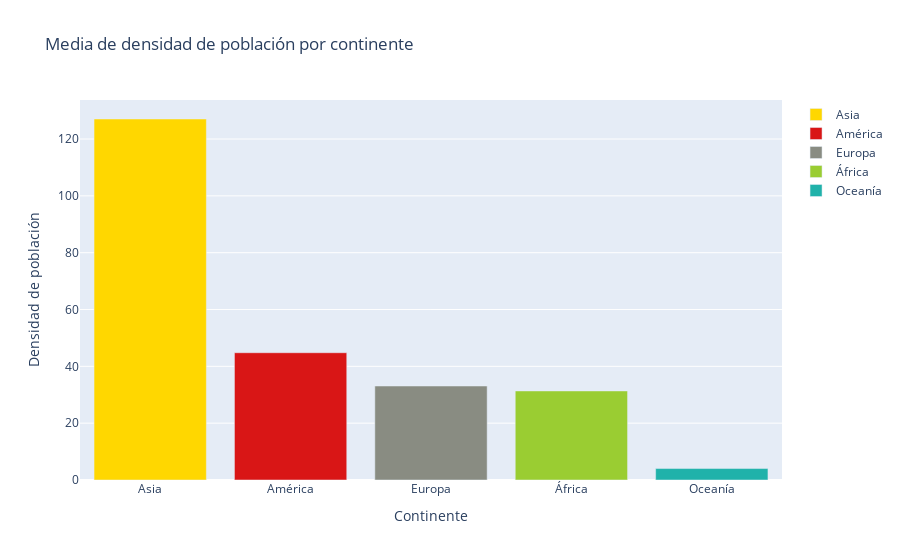

Notebook cell for this chart:
### Code cell
import plotly.graph_objects as go

# Definir los colores por continente
colores = {
    'Asia': '#FFD700',    # Amarillo
    'África': '#9ACD32',  # Verde
    'Europa': '#898C82',  # Gris
    'América': '#D91616', # Rojo
    'Oceanía': '#20B2AA'  # Azul
}

# Ordenar el DataFrame por densidad de población de mayor a menor
media_por_continente_sorted = media_por_continente.sort_values(ascending=False)

# Crear el gráfico de barras
fig = go.Figure()

for continent, density in media_por_continente_sorted.items():
    fig.add_trace(go.Bar(
        x=[continent],
        y=[density],
        marker_color=colores[continent],
        name=continent
    ))

# Añadir título y etiquetas de ejes
fig.update_layout(
    title='Media de densidad de población por continente',
    xaxis=dict(title='Continente'),
    yaxis=dict(title='Densidad de población'),
    barmode='group',
)

# Mostrar el gráfico
fig.show()

### Figure 1 — Plotly figure (JSON) as saved in the notebook; plotly's stock layout.template omitted (floating-point values rounded to 4 significant figures)
{"data": [{"marker": {"color": "#FFD700"}, "name": "Asia", "type": "bar", "x": ["Asia"], "y": [127.1]}, {"marker": {"color": "#D91616"}, "name": "América", "type": "bar", "x": ["América"], "y": [44.79]}, {"marker": {"color": "#898C82"}, "name": "Europa", "type": "bar", "x": ["Europa"], "y": [33.08]}, {"marker": {"color": "#9ACD32"}, "name": "África", "type": "bar", "x": ["África"], "y": [31.34]}, {"marker": {"color": "#20B2AA"}, "name": "Oceanía", "type": "bar", "x": ["Oceanía"], "y": [4.027]}], "layout": {"barmode": "group", "title": {"text": "Media de densidad de población por continente"}, "xaxis": {"title": {"text": "Continente"}}, "yaxis": {"title": {"text": "Densidad de población"}}}}
